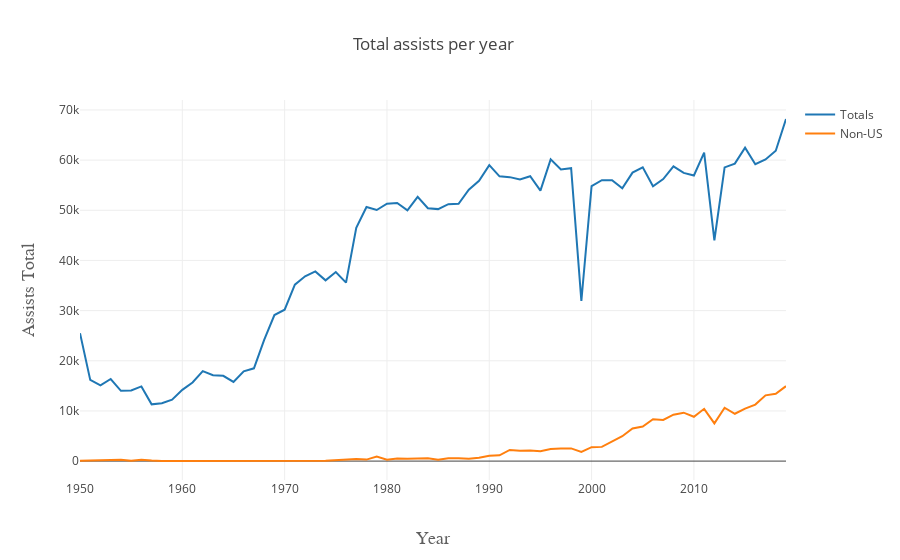

Write notebook code for a chart like this one.
### Markdown cell above
#### Assists

### Code cell
trace1 = go.Scatter(
    x=stat_by_year.index,
    y=stat_by_year.AST,
    name='Totals'
)
trace2 = go.Scatter(
    x=stati_by_year.index,
    y=stati_by_year.AST,
    name='Non-US'
)

data = [trace1, trace2]
layout = go.Layout(
    title=go.layout.Title(
        text='Total assists per year',
        xref='paper',
    ),
    xaxis=go.layout.XAxis(
        title=go.layout.xaxis.Title(
            text='Year',
            font=dict(
                family='Courier New, monospace',
                size=18,
                color='#5f5f5f'
            )
        )
    ),
    yaxis=go.layout.YAxis(
        title=go.layout.yaxis.Title(
            text='Assists Total',
            font=dict(
                family='Courier New, monospace',
                size=18,
                color='#5f5f5f'
            )
        )
    )
)
fig = go.Figure(data=data, layout=layout)
py.offline.iplot(fig)

### Figure 1 — Plotly figure (JSON) as saved in the notebook; plotly's stock layout.template omitted (floating-point values rounded to 4 significant figures)
{"data": [{"name": "Totals", "type": "scatter", "uid": "11d7912d-5e3c-4eee-9156-7a931e14ec23", "x": [1950, 1951, 1952, 1953, 1954, 1955, 1956, 1957, 1958, 1959, 1960, 1961, 1962, 1963, 1964, 1965, 1966, 1967, 1968, 1969, 1970, 1971, 1972, 1973, 1974, 1975, 1976, 1977, 1978, 1979, 1980, 1981, 1982, 1983, 1984, 1985, 1986, 1987, 1988, 1989, 1990, 1991, 1992, 1993, 1994, 1995, 1996, 1997, 1998, 1999, 2000, 2001, 2002, 2003, 2004, 2005, 2006, 2007, 2008, 2009, 2010, 2011, 2012, 2013, 2014, 2015, 2016, 2017, 2018, 2019], "y": [25496, 16191, 15085, 16369, 14012, 14068, 14884, 11310, 11524, 12238, 14207, 15678, 17947, 17134, 16995, 15788, 17907, 18498, 24159, 29108, 30173, 35159, 36841, 37814, 36037, 37679, 35588, 46490, 50647, 50053, 51326, 51463, 49999, 52671, 50403, 50235, 51224, 51295, 54114, 55893, 59007, 56769, 56609, 56132, 56789, 53930, 60150, 58122, 58381, 31918, 54840, 56011, 55987, 54385, 57506, 58565, 54796, 56228, 58769, 57449, 56936, 61493, 44024, 58548, 59310, 62470, 59178, 60127, 61873, 68198]}, {"name": "Non-US", "type": "scatter", "uid": "421e3186-bee0-4a2d-9211-3870e9592704", "x": [1950, 1951, 1952, 1953, 1954, 1955, 1956, 1957, 1958, 1974, 1975, 1976, 1977, 1978, 1979, 1980, 1981, 1982, 1983, 1984, 1985, 1986, 1987, 1988, 1989, 1990, 1991, 1992, 1993, 1994, 1995, 1996, 1997, 1998, 1999, 2000, 2001, 2002, 2003, 2004, 2005, 2006, 2007, 2008, 2009, 2010, 2011, 2012, 2013, 2014, 2015, 2016, 2017, 2018, 2019], "y": [78, 121, 164, 144, 275, 86, 259, 113, 19, 54, 171, 204, 403, 298, 920, 257, 525, 459, 479, 588, 275, 571, 543, 475, 684, 1074, 1157, 2218, 2071, 2111, 1977, 2412, 2515, 2529, 1824, 2781, 2833, 3873, 4959, 6505, 6905, 8336, 8204, 9253, 9650, 8841, 10419, 7519, 10636, 9436, 10460, 11268, 13111, 13426, 14938]}], "layout": {"title": {"text": "Total assists per year", "xref": "paper"}, "xaxis": {"title": {"font": {"color": "#5f5f5f", "family": "Courier New, monospace", "size": 18}, "text": "Year"}}, "yaxis": {"title": {"font": {"color": "#5f5f5f", "family": "Courier New, monospace", "size": 18}, "text": "Assists Total"}}}}
